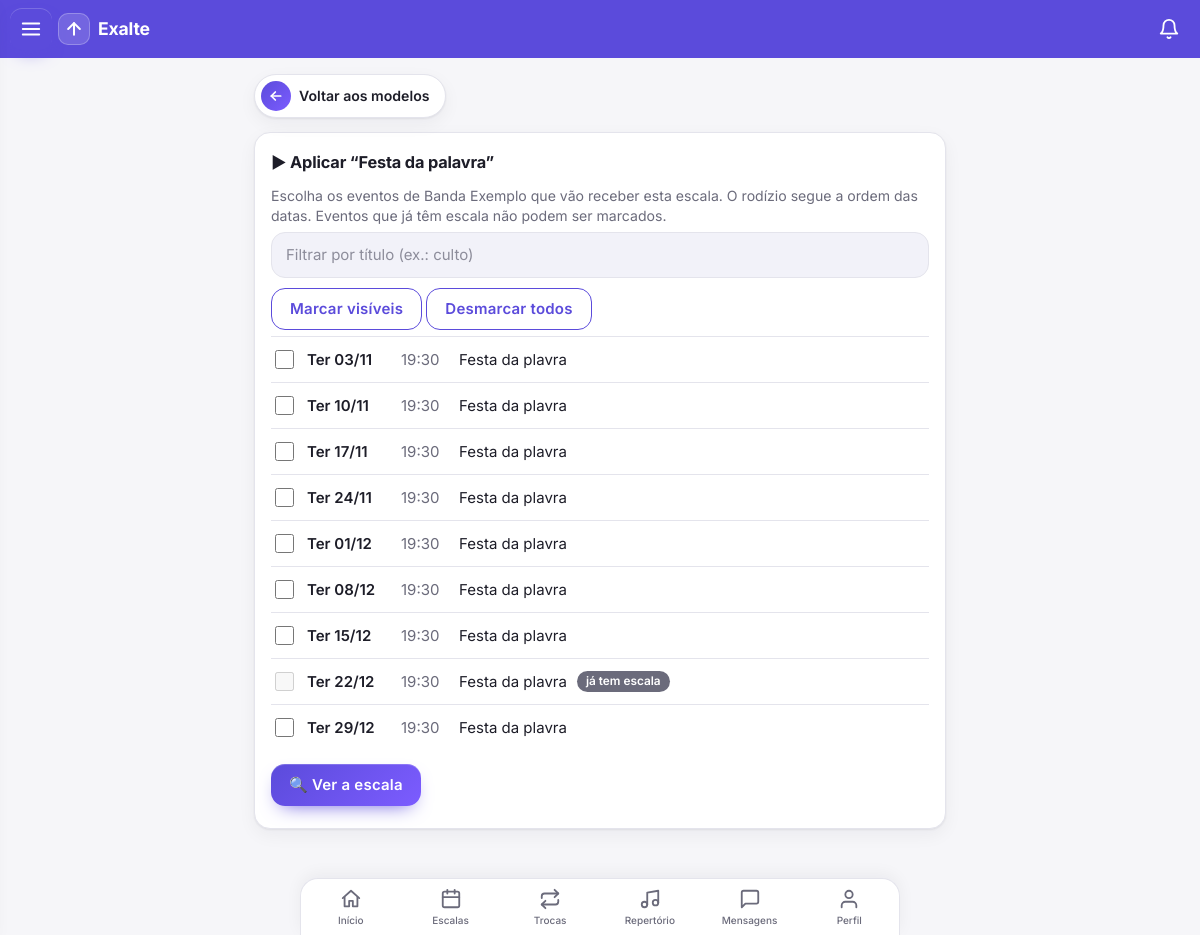
Screenshot of /modelos/1/aplicar/ (signed in) with the database file from the repository.
### core/models.py (models this page shows, shortened)
class ModeloEscala(models.Model):
    banda = models.ForeignKey(Banda, on_delete=models.CASCADE, related_name="modelos_escala")
    nome = models.CharField(max_length=100)
    criado = models.DateTimeField(auto_now_add=True)
    class Meta:
        ordering = ["nome"]

class Banda(models.Model):
    nome = models.CharField(max_length=100)
    descricao = models.TextField(blank=True)
    foto_em = models.DateTimeField(null=True, blank=True)

class Evento(models.Model):
    TIPOS = [("ensaio", "Ensaio"), ("culto", "Culto/Missa"), ("show", "Show"), ("outro", "Outro")]
    banda = models.ForeignKey(Banda, on_delete=models.CASCADE, related_name="eventos")
    titulo = models.CharField(max_length=150)
    tipo = models.CharField(max_length=10, choices=TIPOS, default="ensaio")
    data_hora = models.DateTimeField()
    local = models.CharField(max_length=150, blank=True)
    descricao = models.TextField(blank=True)
    importacao = models.ForeignKey("ImportacaoEventos", null=True, blank=True, on_delete=models.SET_NULL,
                                   related_name="eventos")
    class Meta:
        ordering = ["data_hora"]

### core/views.py (the view, shortened to what this page needs)
# urls.py: path("modelos/<int:pk>/aplicar/", v.modelo_aplicar, name="modelo_aplicar"),
@login_required
def modelo_aplicar(request, pk):
    modelo = _modelo_lider(request, pk)
    if request.method != "POST":
        futuros = (Evento.objects.filter(banda=modelo.banda, data_hora__gte=timezone.now())
                   .annotate(n=Count("escalas")).order_by("data_hora")[:300])
        return render(request, "modelo_aplicar.html", dict(modelo=modelo, eventos=futuros))

### core/leitura.py (called while the page is built)
def contagens(user):
    bandas = list(Membro.objects.filter(user=user).values_list("banda_id", flat=True))
    if not bandas:
        return {}
    marcas = dict(LeituraMensagens.objects.filter(user=user, banda_id__in=bandas).values_list("banda_id", "ate"))
    agora = timezone.now()
    novas = [LeituraMensagens(user=user, banda_id=b, ate=agora) for b in bandas if b not in marcas]
    if novas:
        LeituraMensagens.objects.bulk_create(novas, ignore_conflicts=True)
        marcas.update({n.banda_id: agora for n in novas})
    return {b: Mensagem.objects.filter(banda_id=b, criado__gt=marcas[b]).exclude(autor=user).count() for b in bandas}

### core/templatetags/menu.py (called while the page is built)
@register.simple_tag(takes_context=True)
def usuario_eh_lider(context):
    u = context["request"].user
    return u.is_authenticated and Membro.objects.filter(user=u, papel="lider").exists()

@register.simple_tag(takes_context=True)
def nao_lidas(context):
    request = context.get("request")
    if request is None or not request.user.is_authenticated:
        return 0
    if not hasattr(request, "_nao_lidas"):
        from core.leitura import contagens
        request._nao_lidas = sum(contagens(request.user).values())
    return request._nao_lidas

### core/views.py (called while the page is built)
def _modelo_lider(request, pk):
    return get_object_or_404(ModeloEscala, pk=pk, banda__membros__user=request.user, banda__membros__papel="lider")

### core/templates/modelo_aplicar.html (shortened to what this page needs)
{% extends "base.html" %}{% block content %}
<a class="voltar" href="{% url 'modelos' %}"><span class="seta"><svg class="ic"><use href="#i-back"/></svg></span>Voltar aos modelos</a>
{% if linhas %}
<div class="card"><h2>👀 Confira a escala</h2>
<p class="mut">Modelo <b>{{ modelo.nome }}</b> · {{ linhas|length }} evento(s){% if ignorados %} · {{ ignorados }} ignorado(s) por já ter escala{% endif %}. Desmarque os eventos que não quer escalar.
{% if vagas %}<br><b>⚠️ {{ vagas }} vaga(s) sem ninguém</b> (indisponibilidade ou pessoa já usada no evento).{% endif %}</p>
{% if resumo %}<p><b>Carga por pessoa:</b> {% for nome, n in resumo %}{{ nome }} ({{ n }}){% if not forloop.last %} · {% endif %}{% endfor %}</p>{% endif %}
<form method="post">{% csrf_token %}<input type="hidden" name="acao" value="confirmar">
{% for i in ids %}<input type="hidden" name="ev" value="{{ i }}">{% endfor %}
{% for l in linhas %}<label class="rl" style="align-items:flex-start"><input type="checkbox" name="incl" value="{{ l.ev.pk }}" checked style="margin-top:4px">
<span><b>{{ l.ev.data_hora|date:"D d/m H:i" }}</b> · {{ l.ev.titulo }}<br>
{% for funcao, nome, motivo in l.itens %}<span class="mut">{{ funcao }}:</span> {% if nome %}{{ nome }}{% else %}<span class="tag recusado">vaga</span>{% endif %}{% if not forloop.last %} · {% endif %}{% endfor %}</span></label>{% endfor %}
<p style="margin-top:14px"><button>✅ Criar escalas</button> <a href="{% url 'modelo_aplicar' modelo.pk %}">Cancelar</a></p></form></div>
{% else %}
<div class="card"><h2>▶ Aplicar “{{ modelo.nome }}”</h2>
<p class="mut">Escolha os eventos de {{ modelo.banda.nome }} que vão receber esta escala. O rodízio segue a ordem das datas. Eventos que já têm escala não podem ser marcados.</p>
<input id="filtro" placeholder="Filtrar por título (ex.: culto)" style="width:100%">
<p style="margin-top:10px"><button type="button" class="sec" id="b-vis">Marcar visíveis</button> <button type="button" class="sec" id="b-nenhum">Desmarcar todos</button></p>
<form method="post">{% csrf_token %}<input type="hidden" name="acao" value="previa">
{% for e in eventos %}<label class="rl" data-t="{{ e.titulo|lower }}"><input type="checkbox" name="ev" value="{{ e.pk }}" {% if e.n %}disabled{% endif %}>
<span class="d">{{ e.data_hora|date:"D d/m" }}</span><span class="h">{{ e.data_hora|date:"H:i" }}</span><span>{{ e.titulo }}</span>{% if e.n %}<span class="tag">já tem escala</span>{% endif %}</label>
{% empty %}<p class="mut">Esta banda não tem eventos futuros. Crie ou gere eventos primeiro.</p>{% endfor %}
<p style="margin-top:14px"><button>🔍 Ver a escala</button></p></form></div>
{% endif %}
{% endblock %}

### core/templates/base.html (style rules this page uses)
:root { --bg:#f6f6f9;--card:#fff;--tx:#1d1d28;--mut:#6b6b7b;--pri:#5b4bdb;--pri-soft:#ecebfb;--ok:#1a9d5a;--no:#d23b3b;--bd:#e4e4ec;--sh:0 1px 2px #1d1d2812,0 6px 18px #1d1d280d;--pri2:#7c5cff;--field:#f2f2f9;--glow:#5b4bdb40 }
* { box-sizing:border-box;-webkit-tap-highlight-color:transparent }
html { scroll-padding-top:70px }
body { margin:0;font-family:Inter,system-ui,-apple-system,"Segoe UI",Roboto,sans-serif;background:var(--bg);color:var(--tx);line-height:1.45;font-size:15px; padding-bottom:calc(76px + env(safe-area-inset-bottom,0px)) }
a { color:var(--pri);text-decoration:none }
svg.ic { width:22px;height:22px;fill:none;stroke:currentColor;stroke-width:2;stroke-linecap:round;stroke-linejoin:round;flex:none }
h2 { margin:.1em 0 .7em;font-size:1.02rem;font-weight:700;letter-spacing:-.01em }
.card { background:var(--card);border-radius:16px;padding:16px;margin:0 0 14px;box-shadow:var(--sh);border:1px solid var(--bd) }
.mut { color:var(--mut);font-size:.88rem }
p { margin:.4em 0 }
.tag { display:inline-block;padding:2px 9px;border-radius:99px;font-size:.74rem;font-weight:600;color:#fff;background:var(--mut);vertical-align:middle }
button,.btn { font:inherit;font-weight:600;letter-spacing:.015em;min-height:42px;padding:9px 18px;border-radius:14px;border:0;color:#fff;cursor:pointer; background:linear-gradient(135deg,var(--pri),var(--pri2));box-shadow:0 8px 20px -10px var(--pri),inset 0 1px 0 #ffffff30;transition:transform .12s,box-shadow .2s,filter .2s }
button.sec { background:transparent;color:var(--pri);border:1.5px solid var(--pri);box-shadow:none }
input:not([type=checkbox]):not([type=radio]):not([type=file]),select,textarea { font:inherit;padding:11px 14px;border-radius:14px;border:1.5px solid var(--bd);background:var(--field);color:var(--tx);max-width:100%;transition:border-color .15s,box-shadow .2s,background .15s }
input::placeholder,textarea::placeholder { color:var(--mut);opacity:.75 }
input[type=checkbox] { width:19px;height:19px;accent-color:var(--pri);vertical-align:middle }
a.voltar { display:inline-flex;align-items:center;gap:8px;padding:6px 16px 6px 6px;margin:0 0 14px;border-radius:99px;background:var(--card);border:1px solid var(--bd);box-shadow:var(--sh);color:var(--tx);font-weight:600;font-size:.88rem;transition:transform .12s,box-shadow .2s }
a.voltar .seta { width:30px;height:30px;border-radius:50%;display:grid;place-items:center;color:#fff;background:linear-gradient(135deg,var(--pri),var(--pri2)) }
a.voltar .seta svg { width:16px;height:16px;stroke-width:2.6 }

### core/templates/modelo_aplicar.html (style rules this page uses)
.rl { display:flex;align-items:center;gap:10px;padding:10px 0;border-top:1px solid var(--bd);cursor:pointer }
.rl .d { width:84px;flex:none;font-weight:600 }
.rl .h { color:var(--mut);width:48px;flex:none }

### rows the page displays
ModeloEscala: nome "Festa da palavra", banda.nome "Banda Exemplo"
Evento: data_hora "Ter 03/11", data_hora "19:30", titulo "Festa da plavra"
Evento: data_hora "Ter 10/11", data_hora "19:30", titulo "Festa da plavra"
Evento: data_hora "Ter 17/11", data_hora "19:30", titulo "Festa da plavra"
Evento: data_hora "Ter 24/11", data_hora "19:30", titulo "Festa da plavra"
Evento: data_hora "Ter 01/12", data_hora "19:30", titulo "Festa da plavra"
Evento: data_hora "Ter 08/12", data_hora "19:30", titulo "Festa da plavra"
Evento: data_hora "Ter 15/12", data_hora "19:30", titulo "Festa da plavra"
Evento: data_hora "Ter 22/12", data_hora "19:30", titulo "Festa da plavra", shows "já tem escala"
Evento: data_hora "Ter 29/12", data_hora "19:30", titulo "Festa da plavra"
